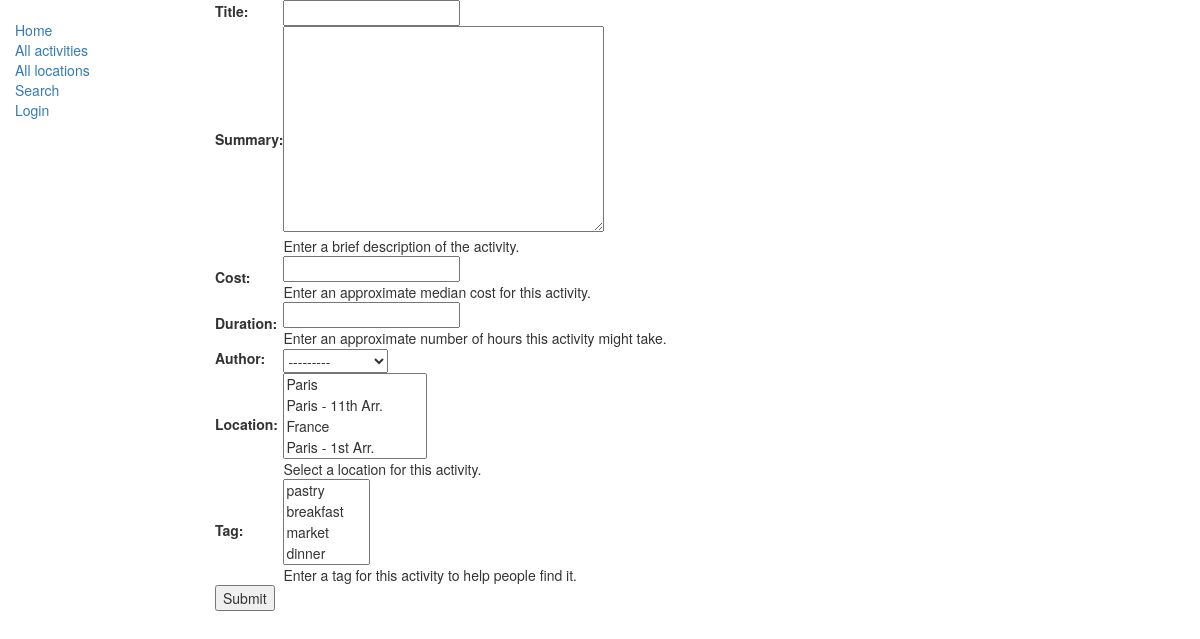
/catalog/activity/create, run on the app's committed database.
### catalog/models.py (models this page shows)
class Location(models.Model):
    location = models.CharField(max_length=200, help_text='Enter a location for this activity.')
    def __str__(self):
        return self.location

class Tag(models.Model):
    tag = models.CharField(max_length=200, help_text='Enter a tag for this activity to help people find it.')
    def __str__(self):
        return self.tag

### catalog/views.py (the view)
class ActivityCreate(CreateView):
    model = Activity
    fields = ['title', 'summary', 'cost', 'duration', 'author', 'location', 'tag']

### catalog/templates/catalog/activity_form.html (shortened to what this page needs)
{% extends "base_generic.html" %}
{% block content %}
<form action="" method="post">
    <table>
    {{ form.as_table }}
    </table>
    <input type="submit" value="Submit" />
</form>
{% endblock %}

### data on the page
Location: location "Paris / Paris - 11th Arr. / France / Paris - 1st Arr."
Tag: tag "pastry / breakfast / market / dinner"
